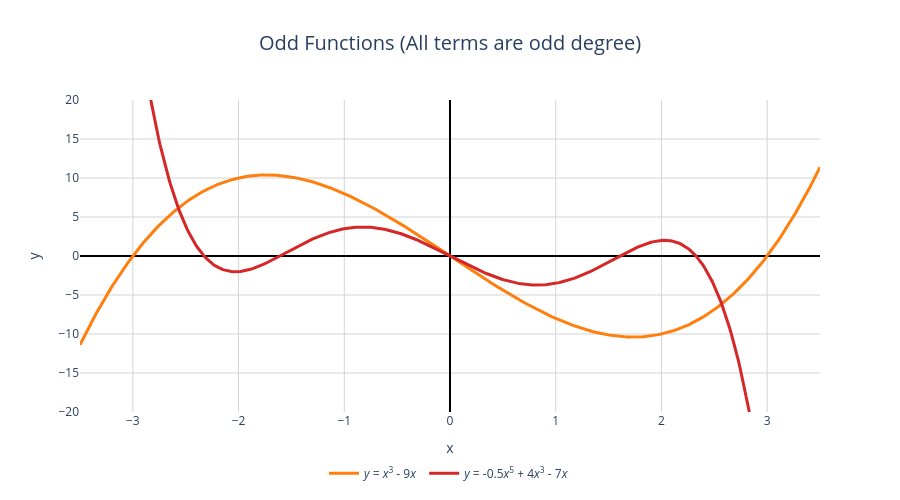

Notebook code cell kept with this figure:
### Markdown cell above
## 2. Odd Functions (Origin Symmetry)
Now look at these functions. If you take a point in the top right (Quadrant I), you will find its exact opposite in the bottom left (Quadrant III). For every $(x, y)$, there is a point $(-x, -y)$!

### Code cell
import numpy as np
import plotly.graph_objects as go

x = np.linspace(-3.5, 3.5, 500)

# ==========================================
# Complex Odd Polynomials
# ==========================================
def odd1(x): return x**3 - 9*x
def odd2(x): return -0.5*x**5 + 4*x**3 - 7*x 

fig_odd = go.Figure()
fig_odd.add_trace(
    go.Scatter(x=x, y=odd1(x), name='<i>y</i> = <i>x</i><sup>3</sup> - 9<i>x</i>', line=dict(color='#ff7f0e', width=3),
               hovertemplate='x: %{x:.2f}<br>y: %{y:.2f}<extra></extra>')
)
fig_odd.add_trace(
    go.Scatter(x=x, y=odd2(x), name='<i>y</i> = -0.5<i>x</i><sup>5</sup> + 4<i>x</i><sup>3</sup> - 7<i>x</i>', line=dict(color='#d62728', width=3),
               hovertemplate='x: %{x:.2f}<br>y: %{y:.2f}<extra></extra>')
)

fig_odd.update_layout(
    title_text="Odd Functions (All terms are odd degree)",
    title_x=0.5,
    title_font_size=20,
    plot_bgcolor='white',
    hovermode="x unified",
    width=900,
    height=500,
    legend=dict(yanchor="top", y=-0.15, xanchor="center", x=0.5, orientation="h")
)

fig_odd.update_yaxes(range=[-20, 20])
fig_odd.update_xaxes(showgrid=True, gridwidth=1, gridcolor='LightGray', zeroline=True, zerolinewidth=2, zerolinecolor='Black', title_text="x")
fig_odd.update_yaxes(showgrid=True, gridwidth=1, gridcolor='LightGray', zeroline=True, zerolinewidth=2, zerolinecolor='Black', title_text="y")

fig_odd.show()

### Figure 1 — Plotly figure (JSON) as saved in the notebook; plotly's stock layout.template omitted (floating-point values rounded to 4 significant figures; data arrays with more than 128 entries replaced by an {"elided": "..."} marker saying what was removed)
{"data": [{"hovertemplate": "x: %{x:.2f}<br>y: %{y:.2f}<extra></extra>", "line": {"color": "#ff7f0e", "width": 3}, "name": "<i>y</i> = <i>x</i><sup>3</sup> - 9<i>x</i>", "type": "scatter", "x": {"elided": "500 float values"}, "y": {"elided": "500 float values"}}, {"hovertemplate": "x: %{x:.2f}<br>y: %{y:.2f}<extra></extra>", "line": {"color": "#d62728", "width": 3}, "name": "<i>y</i> = -0.5<i>x</i><sup>5</sup> + 4<i>x</i><sup>3</sup> - 7<i>x</i>", "type": "scatter", "x": {"elided": "500 float values"}, "y": {"elided": "500 float values"}}], "layout": {"height": 500, "hovermode": "x unified", "legend": {"orientation": "h", "x": 0.5, "xanchor": "center", "y": -0.15, "yanchor": "top"}, "plot_bgcolor": "white", "title": {"font": {"size": 20}, "text": "Odd Functions (All terms are odd degree)", "x": 0.5}, "width": 900, "xaxis": {"gridcolor": "LightGray", "gridwidth": 1, "showgrid": true, "title": {"text": "x"}, "zeroline": true, "zerolinecolor": "Black", "zerolinewidth": 2}, "yaxis": {"gridcolor": "LightGray", "gridwidth": 1, "range": [-20, 20], "showgrid": true, "title": {"text": "y"}, "zeroline": true, "zerolinecolor": "Black", "zerolinewidth": 2}}}
